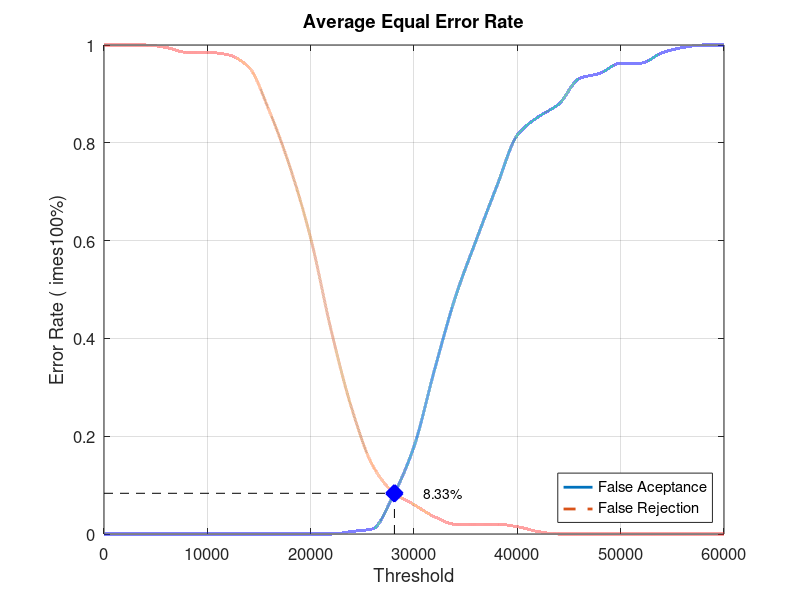
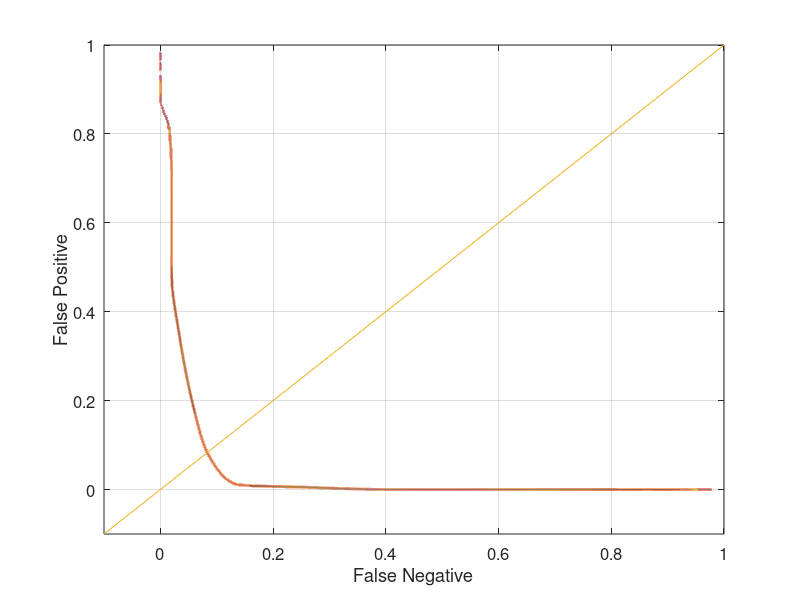

Write the MATLAB code that produced these figures, in order.
close all;
clear;
clc;
x = 0:2000:60000;
xq = 0:0.5:60000;

y0 = [0 0 0 0 0 0 0 0 0 0 0 0 0.00526316 0.0105263 0.0789474 0.178947 0.336842 0.484211 0.6 0.710526 0.815789 0.852632 0.878947 0.931579 0.942105 0.963158 0.963158 0.984211 0.994737 1 1]
yy0 = interp1(x, y0, xq, 'pchip');
y1 = [1 1 1 0.995 0.985 0.985 0.98 0.955 0.865 0.75 0.605 0.415 0.255 0.14 0.085 0.06 0.035 0.02 0.02 0.02 0.015 0.005 0 0 0 0 0 0 0 0 0]
yy1 = interp1(x, y1, xq, 'pchip');

% Calculating EER: 
y2 = abs(y0 - y1);
find(y2 == min(y2))
yy2 = abs(yy0 - yy1);
xEER = find(yy2 == min(yy2));
xEERIndex = xq(xEER) % X-axis EER
yEER = yy0(xEER) % Y-axis EER

main = figure
plot(xq, yy0,'-','LineWidth', 2);	hold on
plot(xq, yy1,'--','LineWidth', 2);	hold on
plot([xEERIndex xEERIndex], [0 yEER], 'k--');	hold on
plot([0 xEERIndex], [yEER yEER], 'k--');	hold on
plot(xEERIndex, yEER, 'bx', 'LineWidth', 10);	hold on
text(xEERIndex + 10 * xEERIndex / 100, yEER, [num2str(round((10000 * yEER)) / 100) '%'])
legend('False Aceptance', 'False Rejection', 'Location', 'SouthEast')
xlabel('Threshold')
ylabel('Error Rate (	imes100%)')
title('Average Equal Error Rate')
set(gca, 'FontSize', 12)
axis([0 60000 0 1])
grid on

print(main, 'Database4_1Main', '-dpng');
FNRxFPR = figure('Color', [1 1 1]);
plot(yy1, yy0, '-', yy1, yy0, 'LineWidth', 2);
hold on
y = -0.1:0.1:1
plot(y, y); 
set(gca, 'FontSize', 12)
xlabel('False Negative')
ylabel('False Positive')
axis([-0.1 1 -0.1 1])
set(gca, 'FontSize', 12)
grid on

print(FNRxFPR, 'Database4_1FNRxFPR','-dpng');
